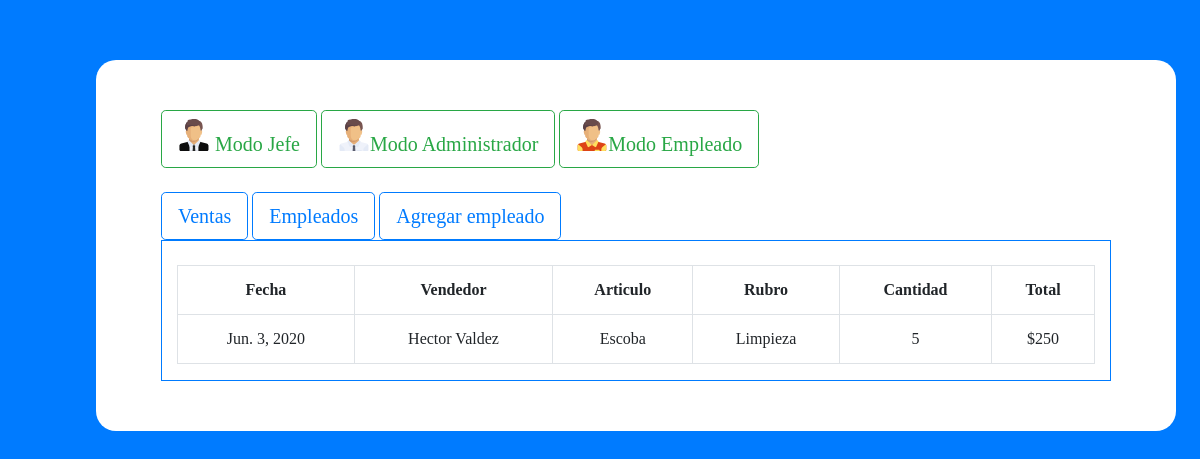
The app's page /gefe/ventas/ with its own data.
### App/models.py (models this page shows, shortened)
class Ventas(models.Model):
    factura = models.ForeignKey(Facturas, on_delete=models.CASCADE)
    det_venta = models.ForeignKey(Det_venta, on_delete=models.CASCADE)
    persona = models.ForeignKey(Personas, on_delete=models.CASCADE)

class Det_venta(models.Model):
    articulo = models.ForeignKey(Articulos, on_delete=models.SET_NULL,null=True)
    fecha_venta = models.DateField()
    precio = models.IntegerField()
    cant_venta = models.IntegerField()

class Personas(models.Model):
    datos_personales = models.ForeignKey(Datos_personales, on_delete=models.CASCADE)
    tipo_persona = models.ForeignKey(Tipo_persona, on_delete=models.CASCADE)
    legajo_empleado = models.ForeignKey(Legajo_empleado, on_delete=models.CASCADE)

class Datos_personales(models.Model):
    nombre = models.CharField(max_length=20)
    apellido = models.CharField(max_length=20)
    fecha_nac = models.DateField()
    domicilio = models.ForeignKey(Domicilio, on_delete=models.CASCADE)
    contacto = models.ForeignKey(Contacto, on_delete=models.SET_NULL, null=True)

class Articulos(models.Model):
    nombre_art = models.CharField(max_length=30)
    precio = models.IntegerField()
    rubro = models.ForeignKey(Rubros, on_delete=models.SET_NULL,null=True)
    stock = models.IntegerField()

class Rubros(models.Model):
    descripcion = models.CharField(max_length=30)

### App/views.py (the view)
# urls.py: path('gefe/ventas/',views.ventas,name="ventas"),
def ventas(request):
    ventas = Ventas.objects.all()
    return render(request,'App/ventas.html',{'Ventas':ventas})

### App/templates/App/ventas.html
{% extends 'App/gefe.html' %}
{% load static %}
{% block gefe %}
<table class="table table-bordered">
    <tr>
        <td align="center"><b>Fecha</b></td>
        <td align="center"><b>Vendedor</b></td>
        <td align="center"><b>Articulo</b></td>
        <td align="center"><b>Rubro</b></td>
        <td align="center"><b>Cantidad</b></td>
        <td align="center"><b>Total</b></td>
    </tr>
    {% for i in Ventas %}
        <tr>
            <td align="center"> {{ i.det_venta.fecha_venta }} </td>
            <td align="center"> {{ i.persona.datos_personales.nombre }} {{ i.persona.datos_personales.apellido }} </td>
            <td align="center"> {{ i.det_venta.articulo.nombre_art }} </td>
            <td align="center"> {{ i.det_venta.articulo.rubro.descripcion }} </td>
            <td align="center"> {{ i.det_venta.cant_venta }} </td>
            <td align="center"> ${{ i.det_venta.precio }} </td>
        </tr>
    {% endfor %}
</table>
{% endblock %}

### records on screen
Ventas: det_venta.fecha_venta "Jun. 3, 2020", persona.datos_personales.nombre "Hector", persona.datos_personales.apellido "Valdez", det_venta.articulo.nombre_art "Escoba", det_venta.articulo.rubro.descripcion "Limpieza", det_venta.cant_venta "5", det_venta.precio "250"
